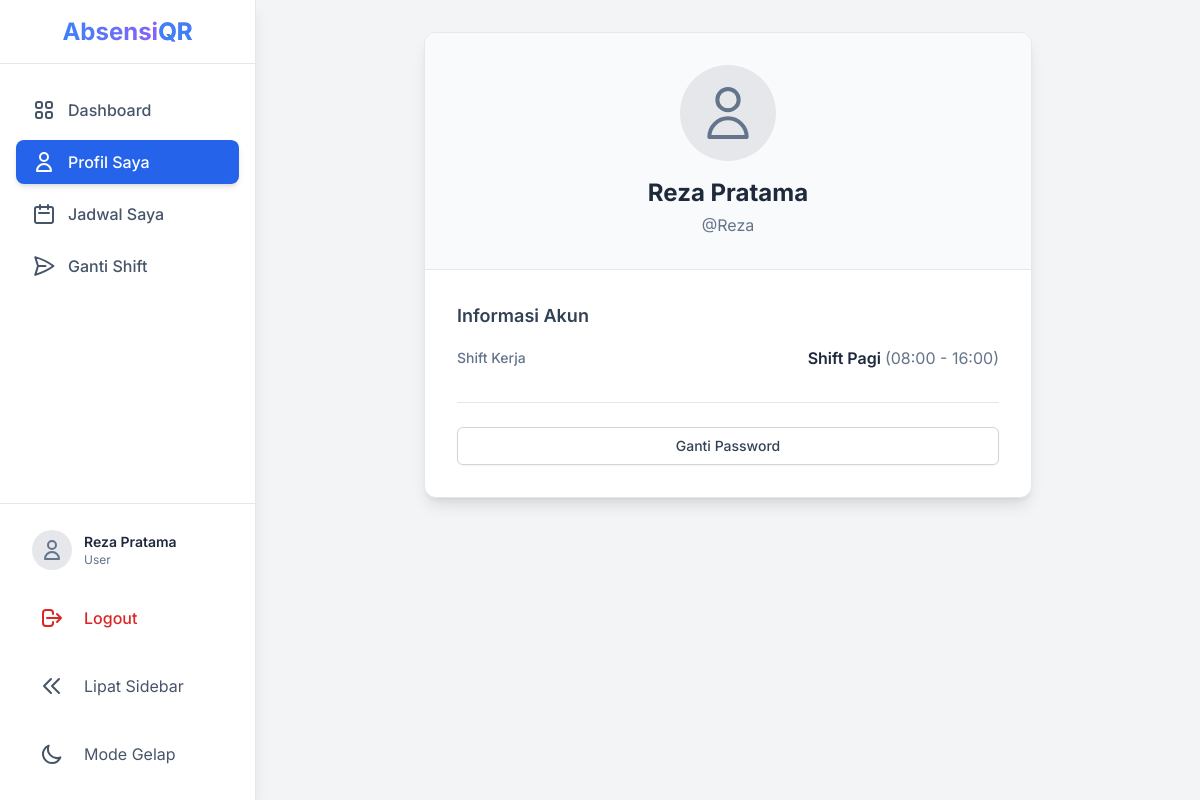
Before: /src/user/profil.php (signed in) with the older database file.
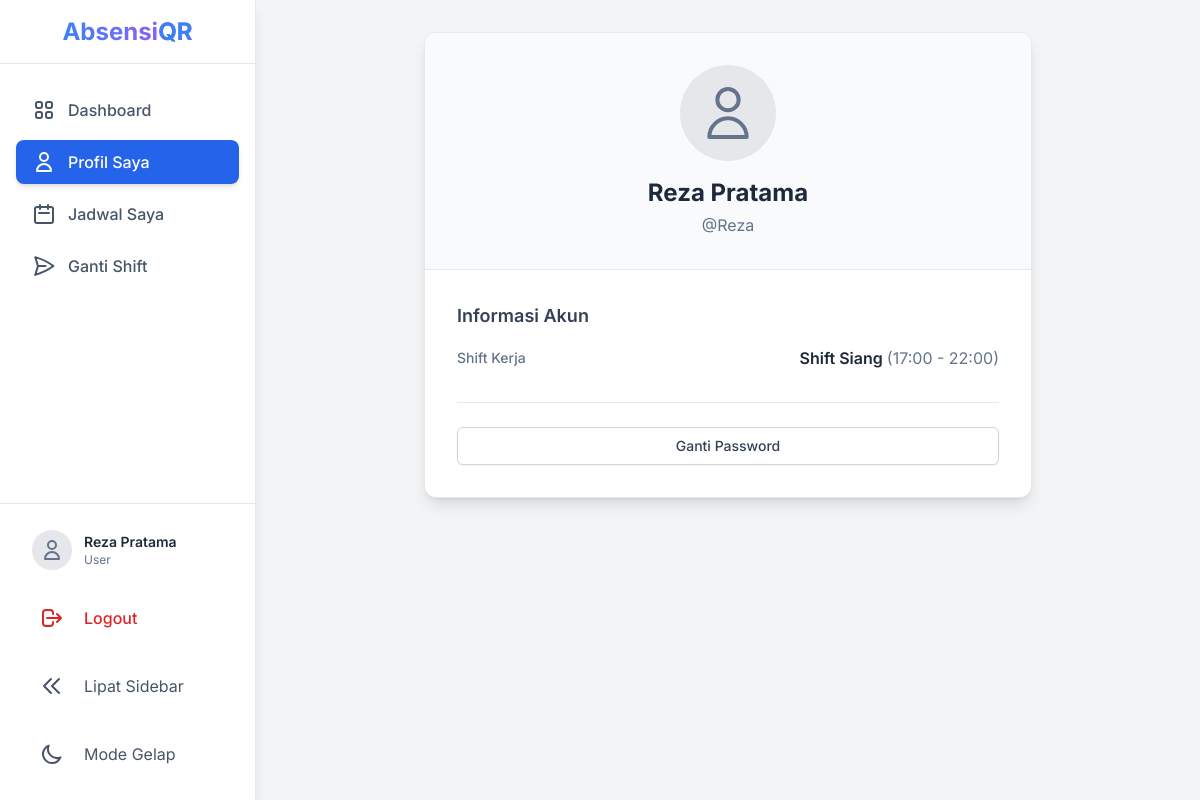
After: the same page with the newer database file.
### tables this page shows
CREATE TABLE `users` (
  `id` int(11) NOT NULL,
  `username` varchar(50) NOT NULL,
  `password` varchar(255) NOT NULL,
  `nama_lengkap` varchar(100) NOT NULL,
  `role` enum('admin','user') NOT NULL,
  `shift_id` int(11) DEFAULT NULL
);

CREATE TABLE `shifts` (
  `id` int(11) NOT NULL,
  `nama_shift` varchar(50) NOT NULL,
  `jam_masuk` time NOT NULL,
  `batas_jam_masuk` time NOT NULL,
  `jam_pulang` time NOT NULL
);

### src/user/profil.php (the view, shortened to what this page needs)
<?php
require_once __DIR__ . '/../layouts/header.php';
$user_id = $_SESSION['user_id'];
$stmt = $conn->prepare(
    "SELECT u.nama_lengkap, u.username, s.nama_shift, s.jam_masuk, s.jam_pulang
     FROM users u
     LEFT JOIN shifts s ON u.shift_id = s.id
     WHERE u.id = ?"
);
$stmt->bind_param("i", $user_id);
$stmt->execute();
$result = $stmt->get_result();
$user_data = $result->fetch_assoc();
?>
<div class="max-w-2xl mx-auto py-8 sm:px-6 lg:px-8">
    <div class="bg-white rounded-xl shadow-lg border border-gray-200 overflow-hidden">
        <div class="flex flex-col items-center text-center p-6 sm:p-8 bg-gray-50 border-b border-gray-200">
            <div class="w-24 h-24 bg-gray-200 rounded-full flex items-center justify-center mb-4">
                <svg class="w-16 h-16 text-slate-500" fill="none" stroke="currentColor" viewBox="0 0 24 24"><path stroke-linecap="round" stroke-linejoin="round" stroke-width="1.5" d="M16 7a4 4 0 11-8 0 4 4 0 018 0zM12 14a7 7 0 00-7 7h14a7 7 0 00-7-7z"></path></svg>
            </div>
            <h1 class="text-2xl font-bold text-slate-800"><?php echo htmlspecialchars($user_data['nama_lengkap']); ?></h1>
            <p class="text-slate-500 mt-1">@<?php echo htmlspecialchars($user_data['username']); ?></p>
        </div>
        <div class="p-6 sm:p-8">
            <h2 class="text-lg font-semibold text-slate-700 mb-4">Informasi Akun</h2>
            <dl class="space-y-4">
                <div class="flex flex-col sm:flex-row sm:justify-between sm:items-center">
                    <dt class="text-sm font-medium text-slate-500">Shift Kerja</dt>
                    <dd class="mt-1 sm:mt-0 text-base font-semibold text-slate-800 text-left sm:text-right">
                        <?php if ($user_data['nama_shift']): ?>
                            <?php echo htmlspecialchars($user_data['nama_shift']); ?>
                            <span class="font-normal text-slate-500">(<?php echo date("H:i", strtotime($user_data['jam_masuk'])); ?> - <?php echo date("H:i", strtotime($user_data['jam_pulang'])); ?>)</span>
                        <?php else: ?>
                            <span class="text-yellow-600">Belum diatur</span>
                        <?php endif; ?>
                    </dd>
                </div>
            </dl>
            <div class="mt-8 pt-6 border-t border-gray-200">
                <a href="ganti_password.php" class="w-full flex justify-center py-2 px-4 border border-gray-300 rounded-md shadow-sm text-sm font-medium text-slate-700 bg-white hover:bg-gray-50 focus:outline-none focus:ring-2 focus:ring-offset-2 focus:ring-blue-500">
                    Ganti Password
                </a>
            </div>
        </div>
    </div>
</div>
<?php require_once __DIR__ . '/../layouts/footer.php'; ?>

Changed rows visible on the page:
changed users "Reza Pratama": shift.nama_shift "Shift Pagi" → "Shift Siang"; shift.jam_masuk "08:00" → "17:00"; shift.jam_pulang "16:00" → "22:00"
